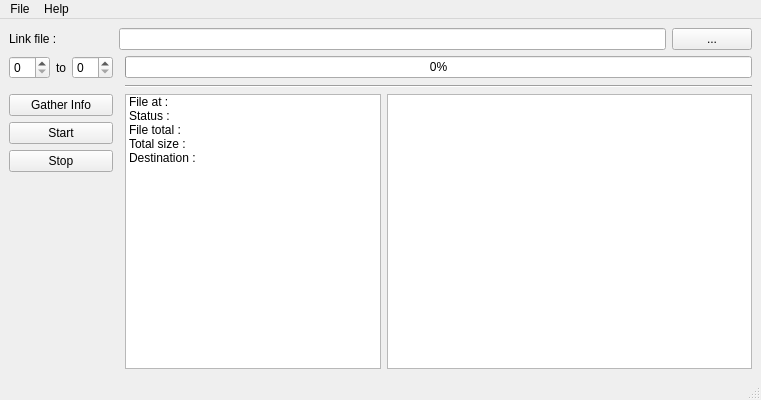
<?xml version="1.0" encoding="UTF-8"?>
<ui version="4.0">
 <class>MainWindow</class>
 <widget class="QMainWindow" name="MainWindow">
  <property name="geometry">
   <rect>
    <x>0</x>
    <y>0</y>
    <width>761</width>
    <height>400</height>
   </rect>
  </property>
  <property name="windowTitle">
   <string>Serial File Downloader</string>
  </property>
  <widget class="QWidget" name="centralwidget">
   <layout class="QGridLayout" name="gridLayout">
    <item row="2" column="2">
     <widget class="Line" name="line">
      <property name="orientation">
       <enum>Qt::Horizontal</enum>
      </property>
     </widget>
    </item>
    <item row="1" column="0">
     <layout class="QHBoxLayout" name="horizontalLayout">
      <item>
       <widget class="QSpinBox" name="beginNum"/>
      </item>
      <item>
       <widget class="QLabel" name="label">
        <property name="text">
         <string>to</string>
        </property>
       </widget>
      </item>
      <item>
       <widget class="QSpinBox" name="endNum"/>
      </item>
     </layout>
    </item>
    <item row="1" column="2">
     <widget class="QProgressBar" name="downloadBar">
      <property name="value">
       <number>0</number>
      </property>
     </widget>
    </item>
    <item row="0" column="0">
     <widget class="QLabel" name="label_2">
      <property name="text">
       <string>Link file :</string>
      </property>
     </widget>
    </item>
    <item row="0" column="1" colspan="2">
     <layout class="QHBoxLayout" name="horizontalLayout_2">
      <item>
       <widget class="QLineEdit" name="linkEdit"/>
      </item>
      <item>
       <widget class="QPushButton" name="pathBtn">
        <property name="text">
         <string>...</string>
        </property>
       </widget>
      </item>
     </layout>
    </item>
    <item row="3" column="0">
     <layout class="QVBoxLayout" name="verticalLayout">
      <item>
       <widget class="QPushButton" name="infoBtn">
        <property name="text">
         <string>Gather Info</string>
        </property>
       </widget>
      </item>
      <item>
       <widget class="QPushButton" name="startBtn">
        <property name="text">
         <string>Start</string>
        </property>
       </widget>
      </item>
      <item>
       <widget class="QPushButton" name="stopBtn">
        <property name="text">
         <string>Stop</string>
        </property>
       </widget>
      </item>
      <item>
       <spacer name="verticalSpacer">
        <property name="orientation">
         <enum>Qt::Vertical</enum>
        </property>
        <property name="sizeHint" stdset="0">
         <size>
          <width>20</width>
          <height>40</height>
         </size>
        </property>
       </spacer>
      </item>
     </layout>
    </item>
    <item row="3" column="2">
     <layout class="QHBoxLayout" name="horizontalLayout_5">
      <item>
       <widget class="QListWidget" name="infoList">
        <property name="sizePolicy">
         <sizepolicy hsizetype="Minimum" vsizetype="Expanding">
          <horstretch>0</horstretch>
          <verstretch>0</verstretch>
         </sizepolicy>
        </property>
        <item>
         <property name="text">
          <string>File at : </string>
         </property>
        </item>
        <item>
         <property name="text">
          <string>Status : </string>
         </property>
        </item>
        <item>
         <property name="text">
          <string>File total : </string>
         </property>
        </item>
        <item>
         <property name="text">
          <string>Total size : </string>
         </property>
        </item>
        <item>
         <property name="text">
          <string>Destination : </string>
         </property>
         <property name="font">
          <font>
           <weight>50</weight>
           <bold>false</bold>
          </font>
         </property>
        </item>
       </widget>
      </item>
      <item>
       <widget class="QListWidget" name="logList">
        <property name="sizePolicy">
         <sizepolicy hsizetype="Expanding" vsizetype="Expanding">
          <horstretch>0</horstretch>
          <verstretch>0</verstretch>
         </sizepolicy>
        </property>
       </widget>
      </item>
     </layout>
    </item>
   </layout>
  </widget>
  <widget class="QMenuBar" name="menubar">
   <property name="geometry">
    <rect>
     <x>0</x>
     <y>0</y>
     <width>761</width>
     <height>20</height>
    </rect>
   </property>
   <widget class="QMenu" name="menuFile">
    <property name="title">
     <string>File</string>
    </property>
    <addaction name="actionQuit"/>
   </widget>
   <widget class="QMenu" name="menuHelp">
    <property name="title">
     <string>Help</string>
    </property>
    <addaction name="actionAbout"/>
   </widget>
   <addaction name="menuFile"/>
   <addaction name="menuHelp"/>
  </widget>
  <widget class="QStatusBar" name="statusbar"/>
  <action name="actionAbout">
   <property name="text">
    <string>About</string>
   </property>
  </action>
  <action name="actionQuit">
   <property name="text">
    <string>Quit</string>
   </property>
  </action>
 </widget>
 <resources/>
 <connections/>
</ui>
